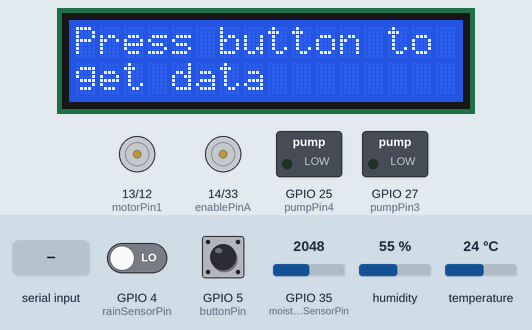
The sketch below on a simulated ESP32. On the bench: 16×2 character LCD, motor-driver pin pairs drawn as motors (green arrow = first pin HIGH = forward, orange = second pin HIGH = backward, longer = more drive), switched loads named in the sketch (green lamp = pin HIGH). The inputs (shaded band) are chosen by the test bench; at power-on: GPIO 5 (buttonPin) HIGH, GPIO 35 (moistureSensorPin) = 2048, GPIO 4 (rainSensorPin) LOW, humidity 55 %, temperature 24 °C. WiFi joins after 1.5 s; servers stay silent unless stated; network time is answered at once with the bench clock; the local clock reads 2024-03-15 10:24:30 at power-on unless the sketch sets it; what the sketch prints to the serial monitor is not drawn.

Above: at 2.7 s.
2.8 s: GPIO 5 (buttonPin) pulled LOW for 0.15 s
At 4.2 s:
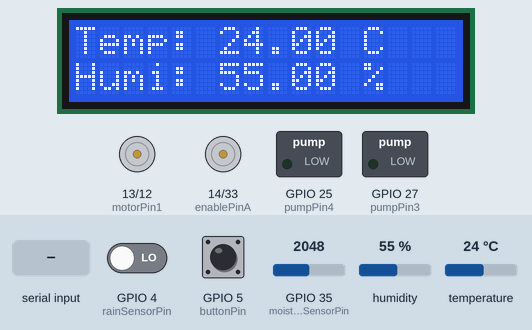
4.5 s: GPIO 5 (buttonPin) pulled LOW for 1 s
At 5.5 s:
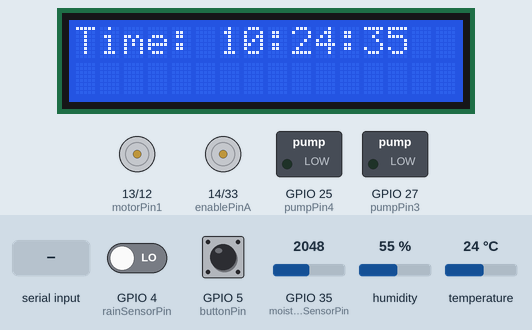
8.5 s: GPIO 5 (buttonPin) pulled LOW for 0.15 s
At 8.9 s:
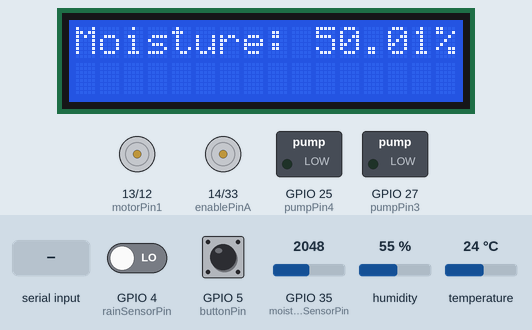
10.1 s: GPIO 35 (moistureSensorPin) set to 438
At 12.8 s:
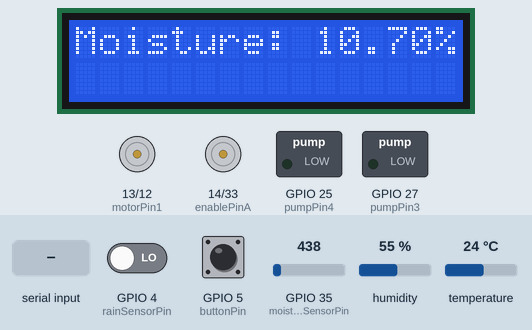
13.7 s: GPIO 35 (moistureSensorPin) set to 375
At 16.2 s:
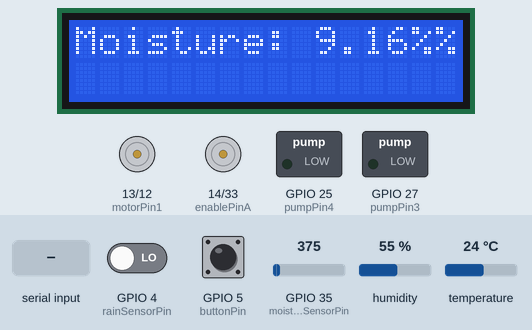
16.7 s: "1" received over Serial
At 18.1 s:
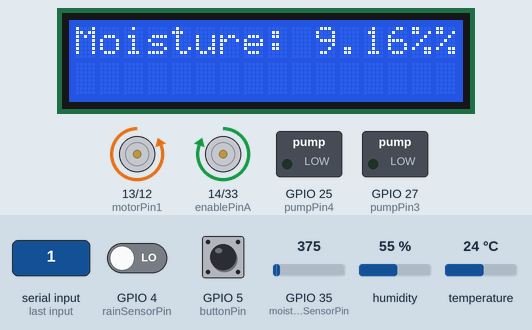
Timing chart, 0 to 28.2 s (numbered marks = the images above; inputs shaded):
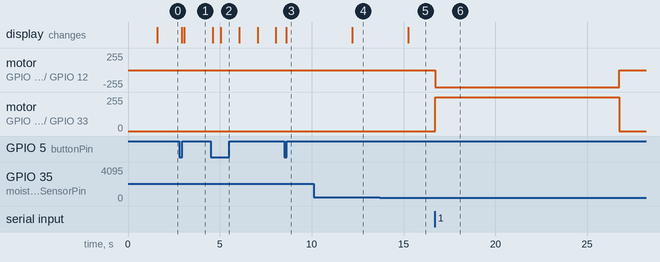

Measured:
- the behaviour switches between 410 and 409 on GPIO 35 (moistureSensorPin) (found by bisection; images 4 and 5)
- after the input at 2.8 s, the display: first changes after 0.12 s (image 1 shows a later state)
- after the input at 4.5 s, the display: first changes after 0.11 s (image 2 shows a later state)
- after the input at 8.5 s, the display: changes after 0.11 s (image 3)
- after the input at 10.1 s, the display: changes after 2.1 s (image 4)
- after the input at 13.7 s, the display: changes after 1.5 s (image 5)
- after the input at 16.7 s, motor on GPIO 13 (motorPin1) / GPIO 12 (motorPin2): stopped → backward 255/255 at once, → stopped 10.0 s later; motor on GPIO 14 (enablePinA) / GPIO 33 (enablePinB): stopped → forward 255/255 at once, → stopped 10.0 s later

The sketch:

test.ino
```cpp
#include <Arduino.h>
#include <WiFi.h>
#include <WiFiUdp.h>
#include <NTPClient.h>
#include <LiquidCrystal_I2C.h>
#include <DHT.h>

char ssid[] = "Okee"; // Tên của mạng WiFi
char pass[] = "04052005";  // Mật khẩu của mạng WiFi

WiFiUDP ntpUDP;
NTPClient timeClient(ntpUDP, "pool.ntp.org", 7 * 3600); // Cấu hình NTP client, 7*3600 để lấy thời gian tại múi giờ số 7

#define I2C_ADDR    0x27
#define LCD_COLUMNS 16
#define LCD_ROWS    2

#define DHTPIN 15     // Chân kết nối cảm biến DHT11
#define DHTTYPE DHT11 // Loại cảm biến là DHT11

#define moistureSensorPin 35 // Chân analog input kết nối với cảm biến độ ẩm đất
#define buttonPin 5           // Chân kết nối nút nhấn
#define rainSensorPin 4       // Chân kết nối với cảm biến mưa

#define soilWet 500 // khai báo ngưỡng đất ẩm
#define soilDry 75  // khai báo ngưỡng đất khô
#define humiMax 70  // độ ẩm không khí cho phép max
#define humiMin 50  // độ ẩm không khí cho phép
#define tempMax 24  // nhiệt độ cao nhất cho phép
#define tempMin 18  // nhiệt độ thấp nhất cho phép

#define timePumpAm 6 // thời gian tự động bơm vào buổi sáng
#define timePumpPm 18 // thời gian tự động bơm vào buổi chiều

char command; // tạo biến đọc dữ liệu từ serial

DHT dht(DHTPIN, DHTTYPE); // Khởi tạo đối tượng DHT

LiquidCrystal_I2C lcd(I2C_ADDR, LCD_COLUMNS, LCD_ROWS); // Khởi tạo đối tượng LCD

int buttonState = HIGH;   // trạng thái nút nhấn lúc đầu
int lastButtonState = HIGH; // trạng thái nút nhấn lúc sau
unsigned long lastDebounceTime = 0; // thời gian chạy
unsigned long debounceDelay = 50;  // thời gian trì trệ
int dem = 0; // khai báo biến đếm để lấy giá trị số lần ấn nút

// khai báo các chân
const int motorPin1 = 13;  // kết nối với IN1 trên L298N
const int motorPin2 = 12;  // kết nối với IN2 trên L298N
const int enablePinA = 14; // kết nối với ENA trên L298N
const int pumpPin3 = 27;   // kết nối với IN3 trên L298N
const int pumpPin4 = 25;   // kết nối với IN4 trên L298N
const int enablePinB = 33; // kết nối với ENB trên L298N

bool autoModeActive;
bool cancelAutoModeActive;
bool openRoof;
bool closeRoof;
bool onPumpM;
bool offPumpM;

unsigned long previousMillis = 0;

unsigned long openStartTime = 0;
unsigned long closeStartTime = 0;
unsigned long moisTime = 0;
bool roofOpening = false; // Thêm biến trạng thái để kiểm tra nếu mái che đang mở
bool roofClosing = false;

float temp; // đọc nhiệt độ
float humidity; // đọc độ ẩm
double moistureValue; // đọc giá trị độ ẩm đất

void setup()
{
  Serial.begin(115200);
  dht.begin(); // Khởi động cảm biến DHT11
  pinMode(moistureSensorPin, INPUT);
  WiFi.begin(ssid, pass);
  while (WiFi.status() != WL_CONNECTED) // nếu trang thái wifi chưa kết nối thì in ra ....
  {
    delay(500);
    Serial.print(".");
  }
  Serial.println("WiFi connected");
  timeClient.begin();  // khởi tạo đối tượng timeClient
  pinMode(buttonPin, INPUT_PULLUP); // chân nút nhấn là chế độ input_pullup
  pinMode(rainSensorPin, INPUT);

  // cấu hình các chân bơm và chân motor
  pinMode(motorPin1, OUTPUT);
  pinMode(motorPin2, OUTPUT);
  pinMode(enablePinA, OUTPUT);
  pinMode(pumpPin3, OUTPUT);
  pinMode(pumpPin4, OUTPUT);
  pinMode(enablePinB, OUTPUT);

  lcd.init(); // khởi tạo đối tượng lcd
  lcd.backlight(); // bật đèn nền
  lcd.setCursor(0, 0); // bắt đầu tại vị trí (0 0);
  lcd.print("Press button to");
  lcd.setCursor(0, 1);
  lcd.print("get data");
}

void loop()
{
  if (Serial.available() > 0)
  {
    command = Serial.read();
    if(command == '1')
    {
      autoMode();
    }
    if (command == '0')
    {
      stopRoofDoor();
    }
    if (command == '2')
    {
      openRoofDoor();
    }
    if (command == '3')
    {
      closeRoofDoor();
    }
    if (command == '4')
    {
      onPump();
    }
    if (command == '5')
    {
      offPump();
    }
  }

  if (roofOpening && (millis() - openStartTime >= 10000))
  {
    stopRoofDoor();
    roofOpening = false;
  }
  if (roofClosing && (millis() - closeStartTime >= 10000))
  {
    stopRoofDoor();
    roofClosing = false;
  }
  if (millis() - moisTime >= 3000)
  {
    temp = dht.readTemperature(); // đọc nhiệt độ
    humidity = dht.readHumidity(); // đọc độ ẩm
    moistureValue = readMoisture(); // đọc giá trị độ ẩm đất
    Serial.println(moistureValue);
    displayInQt();
    moisTime = millis();
  }
  //int currentHour = timeClient.getHours(); // lấy về thời gian cụ thể là giờ

  timeClient.update(); // Cập nhật thời gian từ NTP server
  int currentHour = timeClient.getHours(); // lấy giờ từ ntpclient

  selectModeButtonLcd();
}

double readMoisture()
{
  int rawValue = analogRead(moistureSensorPin);
  double adcValue = (double(rawValue) / 4095) * 100;

  adcValue = round(adcValue * 100) / 100.0;
  return adcValue;
}

void displayLcd()
{
  lcd.setCursor(0, 0); // bắt đầu tại vị trí (0 0);
  lcd.print("Press button to  ");
  lcd.setCursor(0, 1);
  lcd.print("get data");
}

void displayTempAndHumidity()
{
  lcd.setCursor(0, 0);
  lcd.print("Temp: ");
  lcd.print(temp);
  lcd.print(" C      ");
  lcd.setCursor(0, 1);
  lcd.print("Humi: ");
  lcd.print(humidity);
  lcd.print(" %");
}

void displayRealTime()
{
  lcd.setCursor(0, 0);
  lcd.print("Time: ");
  lcd.print(timeClient.getFormattedTime());
  lcd.print("   ");
  lcd.setCursor(0, 1);
  lcd.print("                      ");
}

void displayMoistureValue()
{
  lcd.setCursor(0, 0);
  lcd.print("Moisture: ");
  lcd.print(moistureValue);
  lcd.print("%");
  lcd.setCursor(0, 1);
  lcd.print("                      ");
}

// mở mái che
void openRoofDoor()
{
  openStartTime = millis();
  analogWrite(enablePinA, 255);
  digitalWrite(motorPin1, HIGH);
  digitalWrite(motorPin2, LOW);
  roofOpening = true;
}

// đóng mái che
void closeRoofDoor()
{
  closeStartTime = millis();
  analogWrite(enablePinA, 255);
  digitalWrite(motorPin1, LOW);
  digitalWrite(motorPin2, HIGH);
  roofClosing = true;
}

// dừng mái che
void stopRoofDoor()
{
  analogWrite(enablePinA, 0);
  digitalWrite(motorPin1, LOW);
  digitalWrite(motorPin2, LOW);
  roofOpening = false;
}

// bật bơm
void onPump()
{
  analogWrite(enablePinB, 255);
  digitalWrite(pumpPin3, HIGH);
  digitalWrite(pumpPin4, LOW);
}

// tắt bơm
void offPump()
{
  analogWrite(enablePinB, 0);
  digitalWrite(pumpPin3, LOW);
  digitalWrite(pumpPin4, LOW);
}

void autoMode()
{
  if ((temp > tempMax) || (humidity < humiMin) || (moistureValue > soilDry))
  {
    onPump();
  }
  if (checkRain())
  {
    offPump();
    if(moistureValue < soilWet)
    {
      closeRoofDoor();
    }
    else
    {
      openRoofDoor();
    }
  }
}

void displayInQt()
{
  //Đọc giá trị cảm biến và gửi qua Serial
  float temp = dht.readTemperature(); // đọc nhiệt độ
  float humidity = dht.readHumidity(); // đọc độ ẩm
  double moistureValue = readMoisture(); // đọc giá trị độ ẩm đất
  int currentHour = timeClient.getHours(); // lấy về thời gian cụ thể là giờ

  if (!isnan(temp) && !isnan(humidity))
  {
    Serial.print(temp); // gửi nhiệt độ vào serial
    Serial.print(",");
    Serial.print(humidity); // gửi độ ẩm vào serail
    Serial.print(",");
    Serial.print(moistureValue); // gửi độ ẩm đất vào serial
    Serial.print(",");
    Serial.println(currentHour); // gửi độ ẩm đất vào serial

  }
}

bool checkRain()
{
  int sensorValue = digitalRead(rainSensorPin); // Đọc giá trị từ cảm biến mưa;
  if(sensorValue == 0)
  {
    return true;
  }
  if(sensorValue == 1)
  {
    return false;
  }
}

void selectModeButtonLcd()
{
  int NowbuttonState = digitalRead(buttonPin);

  if (NowbuttonState != lastButtonState)
  {
    lastDebounceTime = millis();
  }

  if ((millis() - lastDebounceTime) > debounceDelay)
  {
    if (NowbuttonState != buttonState)
    {
      buttonState = NowbuttonState;
      if (buttonState == LOW) {
        dem = dem + 1;
        if(dem == 4)
        {
          dem = 0;
        }
        Serial.println(dem);
      }
    }
  }

  lastButtonState = NowbuttonState;
  if(dem == 0)
  {
    displayLcd();
  }
  if(dem == 1)
  {
    displayTempAndHumidity();
  }
  if(dem == 2)
  {
    displayRealTime();
  }
  if(dem == 3)
  {
    displayMoistureValue();
  }
}
```
